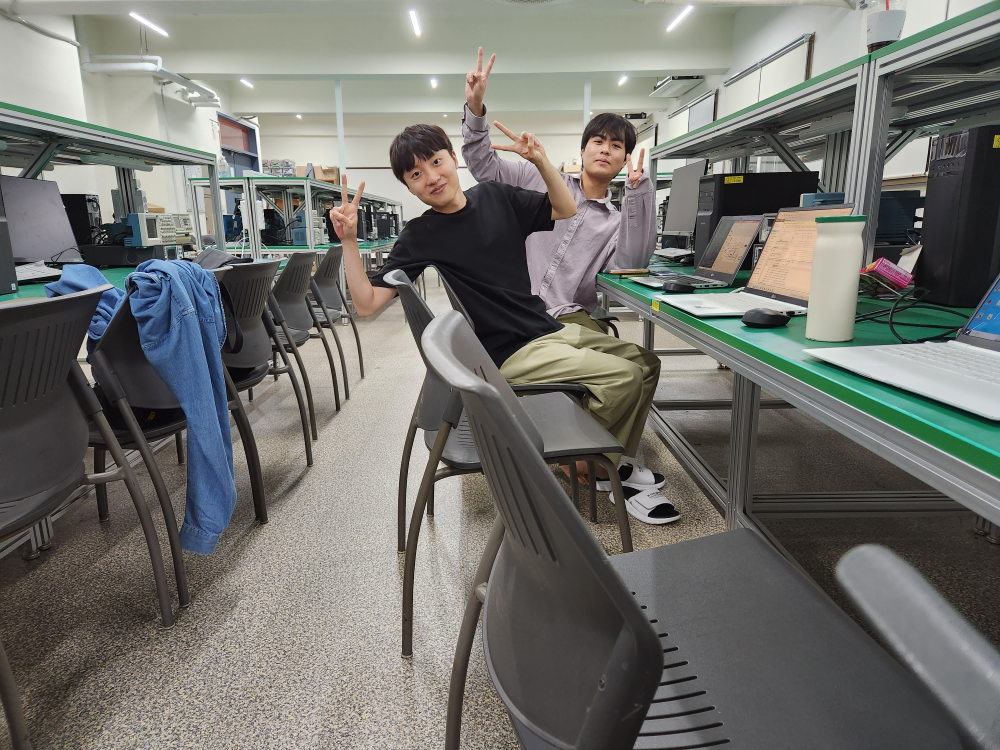
#> input picture src/Util/test_RGB_img.png, 4000 x 3000 px, found by its file name (shown at 1/4 size)
$ python rgb2mono.py
#> lines starting #> are read from the running program, lines starting #| are printed output that depends on the picture
from PIL import Image

# Open the original image
image = Image.open("./test_RGB_img.png")
#> image is the input picture: PIL image 4000x3000 RGB; mean R, G, B 114, 114.3, 109.7

# Resize the image to 540 x 540 pixels
resized_image = image.resize((540, 360))
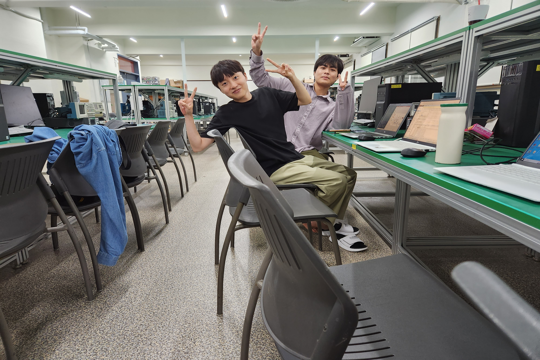
#> resized_image: PIL image 540x360 RGB; mean R, G, B 114, 114.3, 109.7

# Convert the image to black and white
bw_image = resized_image.convert("L")
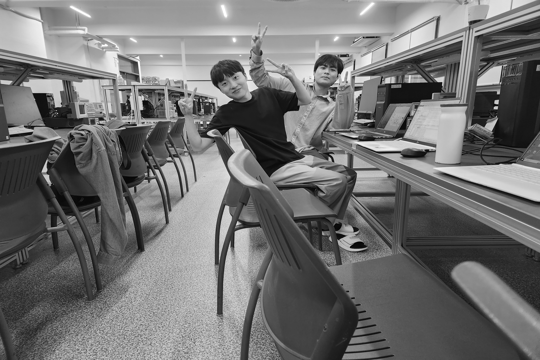
#> bw_image: PIL image 540x360 L; min 0, max 255, mean 113.7

# Save the resulting image as a new file
bw_image.save("test_MONO_img_540x360.png")
